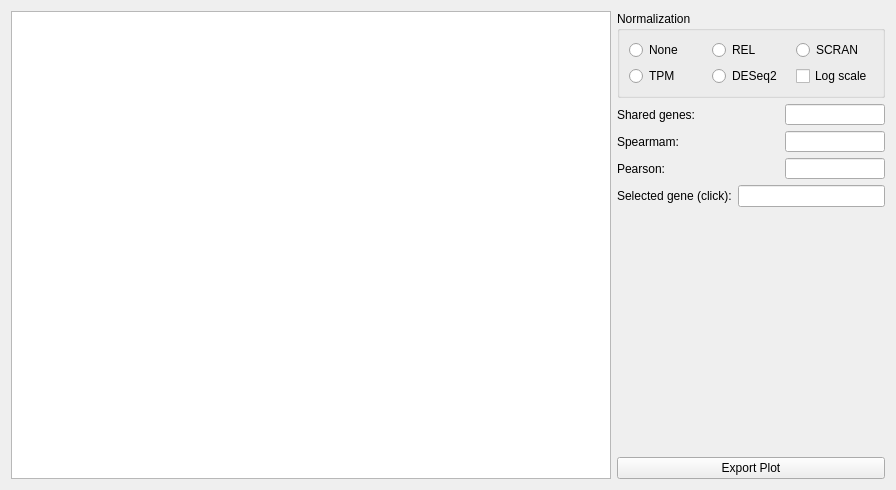
<?xml version="1.0" encoding="UTF-8"?>
<ui version="4.0">
 <class>analysisCorrelation</class>
 <widget class="QWidget" name="analysisCorrelation">
  <property name="geometry">
   <rect>
    <x>0</x>
    <y>0</y>
    <width>896</width>
    <height>490</height>
   </rect>
  </property>
  <property name="windowTitle">
   <string>Correlation Analysis</string>
  </property>
  <property name="layoutDirection">
   <enum>Qt::LeftToRight</enum>
  </property>
  <layout class="QHBoxLayout" name="horizontalLayout_5">
   <property name="sizeConstraint">
    <enum>QLayout::SetMaximumSize</enum>
   </property>
   <item>
    <widget class="ChartView" name="plot">
     <property name="sizePolicy">
      <sizepolicy hsizetype="Expanding" vsizetype="Expanding">
       <horstretch>0</horstretch>
       <verstretch>0</verstretch>
      </sizepolicy>
     </property>
     <property name="minimumSize">
      <size>
       <width>600</width>
       <height>400</height>
      </size>
     </property>
    </widget>
   </item>
   <item>
    <layout class="QVBoxLayout" name="verticalLayout">
     <property name="sizeConstraint">
      <enum>QLayout::SetMinimumSize</enum>
     </property>
     <item>
      <widget class="QGroupBox" name="groupBoxNormalization">
       <property name="cursor">
        <cursorShape>PointingHandCursor</cursorShape>
       </property>
       <property name="toolTip">
        <string>Different normalization methods for the counts</string>
       </property>
       <property name="statusTip">
        <string>Normalization methods</string>
       </property>
       <property name="whatsThis">
        <string>Different normalization methods for the counts</string>
       </property>
       <property name="title">
        <string>Normalization</string>
       </property>
       <property name="flat">
        <bool>true</bool>
       </property>
       <property name="checkable">
        <bool>false</bool>
       </property>
       <layout class="QGridLayout" name="gridLayout_2">
        <item row="0" column="1">
         <widget class="QRadioButton" name="normalization_rel">
          <property name="toolTip">
           <string>Total spots counts</string>
          </property>
          <property name="statusTip">
           <string>Total spots counts</string>
          </property>
          <property name="text">
           <string>REL</string>
          </property>
         </widget>
        </item>
        <item row="0" column="0">
         <widget class="QRadioButton" name="normalization_raw">
          <property name="toolTip">
           <string>The default count</string>
          </property>
          <property name="statusTip">
           <string>The default count</string>
          </property>
          <property name="text">
           <string>None</string>
          </property>
         </widget>
        </item>
        <item row="1" column="2">
         <widget class="QCheckBox" name="logScale">
          <property name="toolTip">
           <string>Use log scale</string>
          </property>
          <property name="statusTip">
           <string>Use log scale</string>
          </property>
          <property name="text">
           <string>Log scale</string>
          </property>
         </widget>
        </item>
        <item row="1" column="0">
         <widget class="QRadioButton" name="normalization_tpm">
          <property name="toolTip">
           <string>Transcripts per million</string>
          </property>
          <property name="statusTip">
           <string>Transcripts per million</string>
          </property>
          <property name="text">
           <string>TPM</string>
          </property>
         </widget>
        </item>
        <item row="0" column="2">
         <widget class="QRadioButton" name="normalization_scran">
          <property name="toolTip">
           <string>SCRAN sum-factors</string>
          </property>
          <property name="statusTip">
           <string>SCRAN sum-factors</string>
          </property>
          <property name="text">
           <string>SCRAN</string>
          </property>
         </widget>
        </item>
        <item row="1" column="1">
         <widget class="QRadioButton" name="normalization_deseq">
          <property name="toolTip">
           <string>DESeq2 size factors (geometric means)</string>
          </property>
          <property name="statusTip">
           <string>DESeq2 size factors (geometric means)</string>
          </property>
          <property name="text">
           <string>DESeq2</string>
          </property>
         </widget>
        </item>
       </layout>
      </widget>
     </item>
     <item>
      <layout class="QHBoxLayout" name="horizontalLayout">
       <item>
        <widget class="QLabel" name="label">
         <property name="text">
          <string>Shared genes:</string>
         </property>
        </widget>
       </item>
       <item>
        <widget class="QLineEdit" name="sharedGenes">
         <property name="maximumSize">
          <size>
           <width>100</width>
           <height>21</height>
          </size>
         </property>
         <property name="mouseTracking">
          <bool>false</bool>
         </property>
         <property name="acceptDrops">
          <bool>false</bool>
         </property>
         <property name="toolTip">
          <string>Number of genes shared between selections</string>
         </property>
         <property name="statusTip">
          <string>Number of genes shared between selections</string>
         </property>
         <property name="alignment">
          <set>Qt::AlignRight|Qt::AlignTrailing|Qt::AlignVCenter</set>
         </property>
         <property name="readOnly">
          <bool>true</bool>
         </property>
        </widget>
       </item>
      </layout>
     </item>
     <item>
      <layout class="QHBoxLayout" name="horizontalLayout_2">
       <item>
        <widget class="QLabel" name="label_2">
         <property name="text">
          <string>Spearmam:</string>
         </property>
        </widget>
       </item>
       <item>
        <widget class="QLineEdit" name="spearman">
         <property name="maximumSize">
          <size>
           <width>100</width>
           <height>21</height>
          </size>
         </property>
         <property name="mouseTracking">
          <bool>false</bool>
         </property>
         <property name="acceptDrops">
          <bool>false</bool>
         </property>
         <property name="toolTip">
          <string>Spearman correlation value</string>
         </property>
         <property name="statusTip">
          <string>Spearman correlation value</string>
         </property>
         <property name="alignment">
          <set>Qt::AlignRight|Qt::AlignTrailing|Qt::AlignVCenter</set>
         </property>
         <property name="readOnly">
          <bool>true</bool>
         </property>
        </widget>
       </item>
      </layout>
     </item>
     <item>
      <layout class="QHBoxLayout" name="horizontalLayout_3">
       <item>
        <widget class="QLabel" name="label_3">
         <property name="text">
          <string>Pearson:</string>
         </property>
        </widget>
       </item>
       <item>
        <widget class="QLineEdit" name="pearson">
         <property name="maximumSize">
          <size>
           <width>100</width>
           <height>21</height>
          </size>
         </property>
         <property name="mouseTracking">
          <bool>false</bool>
         </property>
         <property name="acceptDrops">
          <bool>false</bool>
         </property>
         <property name="toolTip">
          <string>Pearson correlation value</string>
         </property>
         <property name="statusTip">
          <string>Pearson correlation value</string>
         </property>
         <property name="alignment">
          <set>Qt::AlignRight|Qt::AlignTrailing|Qt::AlignVCenter</set>
         </property>
         <property name="readOnly">
          <bool>true</bool>
         </property>
        </widget>
       </item>
      </layout>
     </item>
     <item>
      <layout class="QHBoxLayout" name="horizontalLayout_4">
       <item>
        <widget class="QLabel" name="label_4">
         <property name="text">
          <string>Selected gene (click):</string>
         </property>
        </widget>
       </item>
       <item>
        <widget class="QLineEdit" name="selected_gene">
         <property name="mouseTracking">
          <bool>false</bool>
         </property>
         <property name="acceptDrops">
          <bool>false</bool>
         </property>
         <property name="toolTip">
          <string>The gene name of the selected value in the plot</string>
         </property>
         <property name="statusTip">
          <string>The gene name of the selected value in the plot</string>
         </property>
         <property name="alignment">
          <set>Qt::AlignRight|Qt::AlignTrailing|Qt::AlignVCenter</set>
         </property>
         <property name="readOnly">
          <bool>true</bool>
         </property>
        </widget>
       </item>
      </layout>
     </item>
     <item>
      <spacer name="verticalSpacer">
       <property name="orientation">
        <enum>Qt::Vertical</enum>
       </property>
       <property name="sizeHint" stdset="0">
        <size>
         <width>20</width>
         <height>40</height>
        </size>
       </property>
      </spacer>
     </item>
     <item>
      <widget class="QPushButton" name="exportPlot">
       <property name="maximumSize">
        <size>
         <width>16777215</width>
         <height>16777215</height>
        </size>
       </property>
       <property name="cursor">
        <cursorShape>PointingHandCursor</cursorShape>
       </property>
       <property name="toolTip">
        <string>Export the correlation plot to a file</string>
       </property>
       <property name="statusTip">
        <string>Export the correlation plot to a file</string>
       </property>
       <property name="layoutDirection">
        <enum>Qt::LeftToRight</enum>
       </property>
       <property name="text">
        <string>Export Plot</string>
       </property>
      </widget>
     </item>
    </layout>
   </item>
  </layout>
 </widget>
 <customwidgets>
  <customwidget>
   <class>ChartView</class>
   <extends>QGraphicsView</extends>
   <header>analysis/ChartView.h</header>
  </customwidget>
 </customwidgets>
 <resources/>
 <connections/>
</ui>
